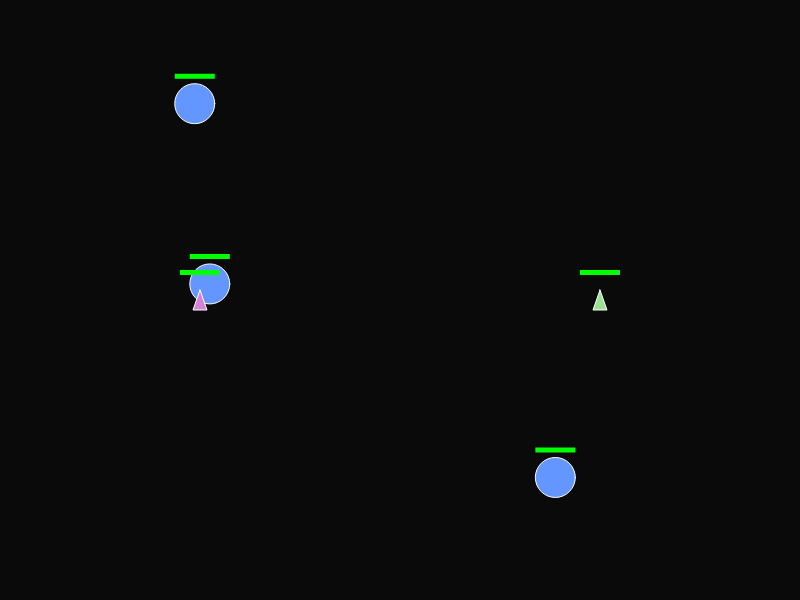
Frame 1 (no input)
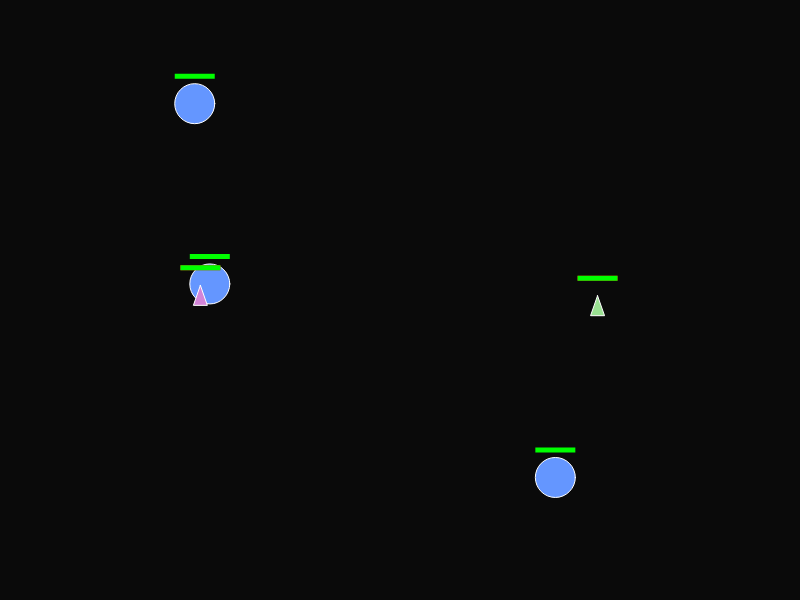
Frame 60 (no input)
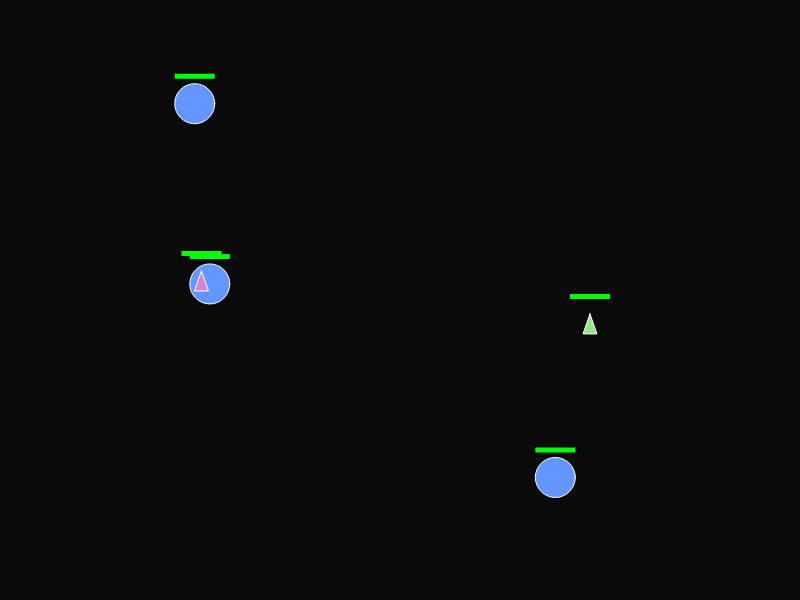
Frame 120 (the mouse pressed at the canvas centre since frame 60)

The p5.js sketch that drew these frames (run headless with seeded random() and noise() and a simulated clock; from frame 60 on, the mouse is pressed at the canvas centre):

// p5.js sketch
// ── sketch.js
// === Space Defenders Game ===
// A multiplayer space combat game with gravitational physics

// === GAME CONSTANTS ===
const GAME_CONFIG = {
  // Canvas settings
  CANVAS_WIDTH: 800,
  CANVAS_HEIGHT: 600,
  BACKGROUND_COLOR: 10,
  
  // Physics constants
  GRAVITY_STRENGTH: 200,
  MIN_GRAVITY_DISTANCE: 50, // Increased to prevent objects from getting too close
  PLANET_SURFACE_BUFFER: 5, // Extra buffer from planet surface
  MAX_VELOCITY: 3,
  
  // Player settings
  PLAYER_ROTATION_SPEED: 0.05,
  PLAYER_THRUST_FORCE: 0.05,
  PLAYER_SHOT_COOLDOWN: 600, // milliseconds
  PLAYER_MAX_HEALTH: 100,
  PLAYER_SIZE: 10,
  COLLISION_DAMAGE_TO_PLAYER: 10,
  
  // Projectile settings
  PROJECTILE_SPEED: 4,
  PROJECTILE_SIZE: 6,
  PROJECTILE_HIT_RADIUS: 15,
  
  // Planet settings
  PLANET_COUNT: 3,
  PLANET_SIZE: 40,
  PLANET_MAX_HEALTH: 10,
  PLANET_HIT_RADIUS: 30,
  
  // Alien settings
  ALIEN_SPAWN_INTERVAL: 120, // frames
  ALIEN_BASE_SPEED: 0.5,
  ALIEN_TARGET_SPEED: 0.3,
  ALIEN_SIZE: 15,
  ALIEN_PLAYER_HIT_RADIUS: 20,
  
  // Particle settings
  THRUST_PARTICLE_LIFESPAN: 255,
  THRUST_PARTICLE_DECAY: 5,
  EXPLOSION_PARTICLE_COUNT: 20
};

// === GAME STATE ===
let gameState = {
  players: [],
  projectiles: [],
  planets: [],
  aliens: [],
  thrustParticles: [],
  isFullscreen: false
};

// === MAIN GAME FUNCTIONS ===

/**
 * Initialize the game canvas and create initial game objects
 */
function setup() {
  createCanvas(GAME_CONFIG.CANVAS_WIDTH, GAME_CONFIG.CANVAS_HEIGHT);
  angleMode(RADIANS);
  
  // Initialize players with different positions and control schemes
  initializePlayers();
  
  // Create initial planets at random positions
  initializePlanets();
}

/**
 * Initialize player objects with their control schemes
 */
function initializePlayers() {
  // Player 1: Arrow keys
  gameState.players.push(new Player(
    width * 0.25, 
    height / 2, 
    LEFT_ARROW, RIGHT_ARROW, UP_ARROW, DOWN_ARROW
  ));
  
  // Player 2: WASD + Space
  gameState.players.push(new Player(
    width * 0.75, 
    height / 2, 
    65, 68, 87, 32 // A, D, W, SPACE
  ));
}

/**
 * Create initial planets at random positions
 */
function initializePlanets() {
  for (let i = 0; i < GAME_CONFIG.PLANET_COUNT; i++) {
    gameState.planets.push(new Planet(random(width), random(height)));
  }
}

/**
 * Main game loop - updates and renders all game objects
 */
function draw() {
  background(GAME_CONFIG.BACKGROUND_COLOR);
  
  // Process all game entities in order
  updateAndDrawPlanets();
  updateAndDrawPlayers();
  updateAndDrawProjectiles();
  updateAndDrawAliens();
  spawnAliens();
  updateAndDrawParticles();
}

/**
 * Handle planet updates, rendering, and destruction
 */
function updateAndDrawPlanets() {
  for (let i = gameState.planets.length - 1; i >= 0; i--) {
    const planet = gameState.planets[i];
    planet.display();
    
    // Remove destroyed planets
    if (planet.health <= 0) {
      createExplosion(planet.pos);
      gameState.planets.splice(i, 1);
    }
  }
}

/**
 * Handle player updates, rendering, and collision detection
 */
function updateAndDrawPlayers() {
  for (let i = gameState.players.length - 1; i >= 0; i--) {
    const player = gameState.players[i];
    player.update();
    player.display();
    
    // Check collisions with aliens
    checkPlayerAlienCollisions(player, i);
  }
}

/**
 * Check collisions between a player and all aliens
 */
function checkPlayerAlienCollisions(player, playerIndex) {
  for (let j = gameState.aliens.length - 1; j >= 0; j--) {
    const alien = gameState.aliens[j];
    const distance = dist(player.pos.x, player.pos.y, alien.pos.x, alien.pos.y);
    
    if (distance < GAME_CONFIG.ALIEN_PLAYER_HIT_RADIUS) {
      // Apply damage to player
      player.health -= GAME_CONFIG.COLLISION_DAMAGE_TO_PLAYER;
      createExplosion(player.pos);
      gameState.aliens.splice(j, 1);
      
      // Remove player if health depleted
      if (player.health <= 0) {
        gameState.players.splice(playerIndex, 1);
        break;
      }
    }
  }
}

/**
 * Handle projectile updates, rendering, and collision detection
 */
function updateAndDrawProjectiles() {
  for (let i = gameState.projectiles.length - 1; i >= 0; i--) {
    const projectile = gameState.projectiles[i];
    
    // Check alien collisions
    if (checkProjectileAlienCollisions(projectile, i)) {
      continue; // Projectile was destroyed
    }
    
    // Remove projectiles that leave the screen
    if (isOffScreen(projectile.pos)) {
      gameState.projectiles.splice(i, 1);
    } else {
      projectile.update();
      projectile.display();
    }
  }
}

/**
 * Check collisions between a projectile and all aliens
 * @param {Projectile} projectile - The projectile to check
 * @param {number} projectileIndex - Index of the projectile
 * @returns {boolean} - True if projectile was destroyed
 */
function checkProjectileAlienCollisions(projectile, projectileIndex) {
  for (let j = gameState.aliens.length - 1; j >= 0; j--) {
    const alien = gameState.aliens[j];
    const distance = dist(projectile.pos.x, projectile.pos.y, alien.pos.x, alien.pos.y);
    
    if (distance < GAME_CONFIG.PROJECTILE_HIT_RADIUS) {
      createExplosion(alien.pos);
      gameState.aliens.splice(j, 1);
      gameState.projectiles.splice(projectileIndex, 1);
      return true; // Projectile destroyed
    }
  }
  return false; // Projectile still exists
}

/**
 * Handle alien updates, rendering, and collision with planets
 */
function updateAndDrawAliens() {
  for (let i = gameState.aliens.length - 1; i >= 0; i--) {
    const alien = gameState.aliens[i];
    alien.update();
    alien.display();
    
    // Check collisions with planets
    checkAlienPlanetCollisions(alien, i);
  }
}

/**
 * Check collisions between an alien and all planets
 */
function checkAlienPlanetCollisions(alien, alienIndex) {
  for (let j = gameState.planets.length - 1; j >= 0; j--) {
    const planet = gameState.planets[j];
    const distance = dist(alien.pos.x, alien.pos.y, planet.pos.x, planet.pos.y);
    
    if (distance < GAME_CONFIG.PLANET_HIT_RADIUS) {
      planet.health -= 1;
      createExplosion(alien.pos);
      gameState.aliens.splice(alienIndex, 1);
      break;
    }
  }
}

/**
 * Spawn new aliens at regular intervals from screen edges
 */
function spawnAliens() {
  if (frameCount % GAME_CONFIG.ALIEN_SPAWN_INTERVAL === 0) {
    const spawnPosition = getRandomEdgePosition();
    const alienType = random(["dumb", "planet", "player"]);
    gameState.aliens.push(new Alien(spawnPosition.x, spawnPosition.y, alienType));
  }
}

/**
 * Get a random position at the edge of the screen
 * @returns {p5.Vector} - Random edge position
 */
function getRandomEdgePosition() {
  const edge = floor(random(4));
  switch (edge) {
    case 0: return createVector(random(width), 0); // Top
    case 1: return createVector(width, random(height)); // Right
    case 2: return createVector(random(width), height); // Bottom
    case 3: return createVector(0, random(height)); // Left
  }
}

/**
 * Handle particle updates and rendering
 */
function updateAndDrawParticles() {
  for (let i = gameState.thrustParticles.length - 1; i >= 0; i--) {
    const particle = gameState.thrustParticles[i];
    particle.update();
    particle.display();
    
    // Remove expired particles
    if (particle.lifespan <= 0) {
      gameState.thrustParticles.splice(i, 1);
    }
  }
}

// === UTILITY FUNCTIONS ===

/**
 * Check if a position is outside the screen boundaries
 * @param {p5.Vector} pos - Position to check
 * @returns {boolean} - True if position is off screen
 */
function isOffScreen(pos) {
  return pos.x < 0 || pos.x > width || pos.y < 0 || pos.y > height;
}

/**
 * Create an explosion effect at the given position
 * @param {p5.Vector} pos - Position to create explosion
 * @param {p5.Color} col - Color of explosion particles (optional)
 */
function createExplosion(pos, col = color(255, 100, 0)) {
  for (let i = 0; i < GAME_CONFIG.EXPLOSION_PARTICLE_COUNT; i++) {
    const velocity = p5.Vector.random2D().mult(random(1, 3));
    gameState.thrustParticles.push(new ThrustParticle(pos.copy(), velocity));
  }
}

/**
 * Apply gravitational force from planets to an object
 * @param {p5.Vector} pos - Position of the object
 * @param {p5.Vector} vel - Velocity vector to modify
 */
function applyPlanetaryGravity(pos, vel) {
  for (let planet of gameState.planets) {
    const force = p5.Vector.sub(planet.pos, pos);
    const distance = force.mag();
    const planetRadius = GAME_CONFIG.PLANET_SIZE / 2;
    const safeDistance = planetRadius + GAME_CONFIG.PLANET_SURFACE_BUFFER;
    
    // Only apply gravity if object is far enough from planet
    if (distance > GAME_CONFIG.MIN_GRAVITY_DISTANCE) {
      // If too close to planet surface, apply repulsive force to push away
      if (distance < safeDistance) {
        const repulsiveStrength = GAME_CONFIG.GRAVITY_STRENGTH / (distance * distance * 2);
        force.setMag(-repulsiveStrength); // Negative to push away
        vel.add(force);
      } else {
        // Normal gravitational attraction with reduced strength at close distances
        const strength = GAME_CONFIG.GRAVITY_STRENGTH / (distance * distance * distance * 0.01);
        force.setMag(strength);
        vel.add(force);
      }
    }
  }
}

/**
 * Find the closest target from an array of objects
 * @param {p5.Vector} pos - Position to measure from
 * @param {Array} targets - Array of objects with pos property
 * @returns {Object|null} - Closest target or null if array is empty
 */
function findClosestTarget(pos, targets) {
  if (targets.length === 0) return null;
  
  return targets.reduce((closest, current) => {
    const closestDist = p5.Vector.dist(pos, closest.pos);
    const currentDist = p5.Vector.dist(pos, current.pos);
    return currentDist < closestDist ? current : closest;
  });
}

// === INPUT HANDLERS ===

/**
 * Handle mouse click to toggle fullscreen mode
 */
function mousePressed() {
  if (!gameState.isFullscreen) {
    fullscreen(true);
    gameState.isFullscreen = true;
  }
  return false; // Prevent default behavior
}

/**
 * Handle canvas resizing when entering/exiting fullscreen
 */
function windowResized() {
  resizeCanvas(windowWidth, windowHeight);
}

// === GAME CLASSES ===

/**
 * Player class representing a controllable spaceship
 */
class Player {
  /**
   * Create a new player
   * @param {number} x - Initial x position
   * @param {number} y - Initial y position
   * @param {number} lKey - Left rotation key code
   * @param {number} rKey - Right rotation key code
   * @param {number} tKey - Thrust key code
   * @param {number} sKey - Shoot key code
   */
  constructor(x, y, lKey, rKey, tKey, sKey) {
    this.pos = createVector(x, y);
    this.vel = createVector();
    this.acc = createVector();
    this.angle = -HALF_PI; // Point upward initially
    
    // Control scheme
    this.controls = { left: lKey, right: rKey, thrust: tKey, shoot: sKey };
    
    // Game properties
    this.health = GAME_CONFIG.PLAYER_MAX_HEALTH;
    this.color = color(random(100, 255), random(100, 255), random(100, 255));
    this.lastShotTime = 0;
  }

  /**
   * Update player physics and handle input
   */
  update() {
    this.handleInput();
    this.applyPhysics();
    this.constrainToScreen();
  }

  /**
   * Handle player input for movement and shooting
   */
  handleInput() {
    // Rotation
    if (keyIsDown(this.controls.left)) {
      this.angle -= GAME_CONFIG.PLAYER_ROTATION_SPEED;
    }
    if (keyIsDown(this.controls.right)) {
      this.angle += GAME_CONFIG.PLAYER_ROTATION_SPEED;
    }

    // Thrust
    if (keyIsDown(this.controls.thrust)) {
      this.applyThrust();
      this.createThrustParticles();
    }

    // Shooting
    if (keyIsDown(this.controls.shoot)) {
      this.tryToShoot();
    }
  }

  /**
   * Apply thrust force in the direction the ship is facing
   */
  applyThrust() {
    const thrustVector = p5.Vector.fromAngle(this.angle).mult(GAME_CONFIG.PLAYER_THRUST_FORCE);
    this.acc.add(thrustVector);
  }

  /**
   * Create visual thrust particles behind the ship
   */
  createThrustParticles() {
    const backPosition = this.getBackPosition();
    const particleVelocity = p5.Vector.fromAngle(this.angle + PI).mult(random(1, 2));
    gameState.thrustParticles.push(new ThrustParticle(backPosition, particleVelocity));
  }

  /**
   * Attempt to shoot a projectile (with cooldown)
   */
  tryToShoot() {
    const currentTime = millis();
    if (currentTime - this.lastShotTime > GAME_CONFIG.PLAYER_SHOT_COOLDOWN) {
      this.shoot();
      this.lastShotTime = currentTime;
    }
  }

  /**
   * Create and fire a projectile from the ship's tip
   */
  shoot() {
    const tipPosition = this.getTipPosition();
    const projectileVelocity = p5.Vector.fromAngle(this.angle).mult(GAME_CONFIG.PROJECTILE_SPEED);
    gameState.projectiles.push(new Projectile(tipPosition, projectileVelocity));
  }

  /**
   * Apply physics including gravity and movement
   */
  applyPhysics() {
    // Apply planetary gravity
    applyPlanetaryGravity(this.pos, this.acc);
    
    // Update velocity and position
    this.vel.add(this.acc);
    this.vel.limit(GAME_CONFIG.MAX_VELOCITY);
    this.pos.add(this.vel);
    
    // Reset acceleration for next frame
    this.acc.mult(0);
  }

  /**
   * Keep player within screen boundaries
   */
  constrainToScreen() {
    this.pos.x = constrain(this.pos.x, 0, width);
    this.pos.y = constrain(this.pos.y, 0, height);
  }

  /**
   * Get the position at the tip of the ship
   * @returns {p5.Vector} - Tip position
   */
  getTipPosition() {
    const tipOffset = p5.Vector.fromAngle(this.angle).mult(GAME_CONFIG.PLAYER_SIZE);
    return p5.Vector.add(this.pos, tipOffset);
  }

  /**
   * Get the position at the back of the ship
   * @returns {p5.Vector} - Back position
   */
  getBackPosition() {
    const backOffset = p5.Vector.fromAngle(this.angle + PI).mult(10);
    return p5.Vector.add(this.pos, backOffset);
  }

  /**
   * Render the player ship and health bar
   */
  display() {
    this.drawShip();
    this.drawHealthBar();
  }

  /**
   * Draw the triangular ship
   */
  drawShip() {
    push();
    translate(this.pos.x, this.pos.y);
    rotate(this.angle);
    fill(this.color);
    stroke(255);
    strokeWeight(1);
    
    // Draw triangular ship
    beginShape();
    vertex(GAME_CONFIG.PLAYER_SIZE, 0);
    vertex(-10, 7);
    vertex(-10, -7);
    endShape(CLOSE);
    pop();
  }

  /**
   * Draw the health bar above the ship
   */
  drawHealthBar() {
    const barWidth = 40;
    const barHeight = 5;
    const barX = this.pos.x - barWidth / 2;
    const barY = this.pos.y - 30;

    push();
    // Background (red)
    fill(255, 0, 0);
    noStroke();
    rect(barX, barY, barWidth, barHeight);
    
    // Health (green)
    fill(0, 255, 0);
    const healthWidth = map(this.health, 0, GAME_CONFIG.PLAYER_MAX_HEALTH, 0, barWidth);
    rect(barX, barY, healthWidth, barHeight);
    pop();
  }
}

/**
 * Projectile class representing bullets fired by players
 */
class Projectile {
  /**
   * Create a new projectile
   * @param {p5.Vector} pos - Initial position
   * @param {p5.Vector} vel - Initial velocity
   */
  constructor(pos, vel) {
    this.pos = pos.copy();
    this.vel = vel.copy();
  }

  /**
   * Update projectile physics
   */
  update() {
    // Apply planetary gravity to projectiles
    applyPlanetaryGravity(this.pos, this.vel);
    
    // Update position
    this.pos.add(this.vel);
  }

  /**
   * Render the projectile as a yellow circle
   */
  display() {
    fill(255, 200, 0);
    noStroke();
    ellipse(this.pos.x, this.pos.y, GAME_CONFIG.PROJECTILE_SIZE);
  }
}

/**
 * Planet class representing gravitational bodies
 */
class Planet {
  /**
   * Create a new planet
   * @param {number} x - X position
   * @param {number} y - Y position
   */
  constructor(x, y) {
    this.pos = createVector(x, y);
    this.health = GAME_CONFIG.PLANET_MAX_HEALTH;
  }

  /**
   * Render the planet and its health bar
   */
  display() {
    this.drawPlanet();
    this.drawHealthBar();
  }

  /**
   * Draw the planet as a blue circle
   */
  drawPlanet() {
    fill(100, 150, 255);
    stroke(255);
    ellipse(this.pos.x, this.pos.y, GAME_CONFIG.PLANET_SIZE);
  }

  /**
   * Draw the planet's health bar
   */
  drawHealthBar() {
    const barWidth = 40;
    const barHeight = 5;
    const barX = this.pos.x - barWidth / 2;
    const barY = this.pos.y - 30;

    fill(0, 255, 0);
    noStroke();
    const healthWidth = map(this.health, 0, GAME_CONFIG.PLANET_MAX_HEALTH, 0, barWidth);
    rect(barX, barY, healthWidth, barHeight);
  }
}

/**
 * Alien class representing enemy entities with different behaviors
 */
class Alien {
  /**
   * Create a new alien
   * @param {number} x - X position
   * @param {number} y - Y position  
   * @param {string} type - Alien type: "dumb", "planet", or "player"
   */
  constructor(x, y, type) {
    this.pos = createVector(x, y);
    this.vel = p5.Vector.random2D().mult(GAME_CONFIG.ALIEN_BASE_SPEED);
    this.type = type;
    this.sides = this.getSidesForType(type);
    this.color = this.getColorForType(type);
  }

  /**
   * Get the number of sides for the alien shape based on type
   * @param {string} type - Alien type
   * @returns {number} - Number of sides
   */
  getSidesForType(type) {
    switch (type) {
      case "planet": return 5;
      case "player": return 4;
      default: return 6; // "dumb" type
    }
  }

  /**
   * Get the color for the alien based on type
   * @param {string} type - Alien type
   * @returns {p5.Color} - Alien color
   */
  getColorForType(type) {
    switch (type) {
      case "planet": return color(0, 255, 100); // Green - seeks planets
      case "player": return color(255, 50, 50);  // Red - seeks players
      default: return color(150, 0, 255);        // Purple - random movement
    }
  }

  /**
   * Update alien movement and physics
   */
  update() {
    this.updateMovement();
    this.applyGravity();
    this.updatePosition();
  }

  /**
   * Update movement based on alien type
   */
  updateMovement() {
    if (this.type === "planet" && gameState.planets.length > 0) {
      this.seekTarget(gameState.planets);
    } else if (this.type === "player" && gameState.players.length > 0) {
      this.seekTarget(gameState.players);
    }
    // "dumb" aliens maintain random movement (no change needed)
  }

  /**
   * Seek the closest target from an array
   * @param {Array} targets - Array of target objects
   */
  seekTarget(targets) {
    const target = findClosestTarget(this.pos, targets);
    if (target) {
      const direction = p5.Vector.sub(target.pos, this.pos);
      direction.setMag(GAME_CONFIG.ALIEN_TARGET_SPEED);
      this.vel = direction;
    }
  }

  /**
   * Apply gravitational forces from planets
   */
  applyGravity() {
    applyPlanetaryGravity(this.pos, this.vel);
  }

  /**
   * Update position based on velocity
   */
  updatePosition() {
    this.pos.add(this.vel);
  }

  /**
   * Render the alien as a colored polygon
   */
  display() {
    push();
    translate(this.pos.x, this.pos.y);
    fill(this.color);
    stroke(255);
    strokeWeight(1);
    
    // Draw polygon based on number of sides
    beginShape();
    for (let i = 0; i < this.sides; i++) {
      const angle = map(i, 0, this.sides, 0, TWO_PI);
      vertex(cos(angle) * GAME_CONFIG.ALIEN_SIZE, sin(angle) * GAME_CONFIG.ALIEN_SIZE);
    }
    endShape(CLOSE);
    pop();
  }
}

/**
 * ThrustParticle class for visual effects
 */
class ThrustParticle {
  /**
   * Create a new thrust particle
   * @param {p5.Vector} pos - Initial position
   * @param {p5.Vector} vel - Initial velocity
   */
  constructor(pos, vel) {
    this.pos = pos.copy();
    this.vel = vel.copy();
    this.lifespan = GAME_CONFIG.THRUST_PARTICLE_LIFESPAN;
  }

  /**
   * Update particle physics
   */
  update() {
    this.pos.add(this.vel);
    this.lifespan -= GAME_CONFIG.THRUST_PARTICLE_DECAY;
  }

  /**
   * Render the particle with fading alpha
   */
  display() {
    noStroke();
    fill(255, this.lifespan);
    ellipse(this.pos.x, this.pos.y, 4);
  }
}

// === LEGACY FUNCTION COMPATIBILITY ===

/**
 * Legacy explosion function for backward compatibility
 * @param {p5.Vector} pos - Position to create explosion
 * @param {p5.Color} col - Color of explosion particles (optional)
 */
function explode(pos, col = color(255, 100, 0)) {
  createExplosion(pos, col);
}
